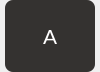
<?xml version="1.0" encoding="UTF-8"?>
<ui version="4.0">
 <class>Form</class>
 <widget class="QWidget" name="Form">
  <property name="geometry">
   <rect>
    <x>0</x>
    <y>0</y>
    <width>100</width>
    <height>72</height>
   </rect>
  </property>
  <property name="minimumSize">
   <size>
    <width>55</width>
    <height>68</height>
   </size>
  </property>
  <property name="windowTitle">
   <string>Form</string>
  </property>
  <layout class="QHBoxLayout" name="horizontalLayout">
   <property name="spacing">
    <number>0</number>
   </property>
   <property name="leftMargin">
    <number>0</number>
   </property>
   <property name="topMargin">
    <number>0</number>
   </property>
   <property name="rightMargin">
    <number>0</number>
   </property>
   <property name="bottomMargin">
    <number>0</number>
   </property>
   <item>
    <widget class="QFrame" name="frame">
     <property name="sizePolicy">
      <sizepolicy hsizetype="Preferred" vsizetype="Preferred">
       <horstretch>1</horstretch>
       <verstretch>0</verstretch>
      </sizepolicy>
     </property>
     <property name="styleSheet">
      <string notr="true">background-color: transparent;;</string>
     </property>
     <property name="frameShape">
      <enum>QFrame::StyledPanel</enum>
     </property>
     <property name="frameShadow">
      <enum>QFrame::Raised</enum>
     </property>
    </widget>
   </item>
   <item>
    <widget class="QPushButton" name="button">
     <property name="sizePolicy">
      <sizepolicy hsizetype="Preferred" vsizetype="Preferred">
       <horstretch>20</horstretch>
       <verstretch>0</verstretch>
      </sizepolicy>
     </property>
     <property name="font">
      <font>
       <pointsize>16</pointsize>
      </font>
     </property>
     <property name="styleSheet">
      <string notr="true">QPushButton {
	background-color: rgb(52, 50, 48);
	border-style: solid;
	border-color: rgb(66, 205, 82);
	color: rgb(161, 161, 161);
	border-width: 0px;
	border-radius: 8px;
	color: white;
}

QPushButton:hover {
	border-width: 2px;
	color: rgb(66, 205, 82);
}

QPushButton:pressed {
	background-color: rgb(66, 205, 82);
	color: white;
	border-width: 0px;
}

QPushButton:disabled {
	background-color: transparent;
	color: white;
	border-width: 2px;
	border-color: rgb(66, 205, 82);
}</string>
     </property>
     <property name="text">
      <string>A</string>
     </property>
    </widget>
   </item>
   <item>
    <widget class="QFrame" name="frame_2">
     <property name="sizePolicy">
      <sizepolicy hsizetype="Preferred" vsizetype="Preferred">
       <horstretch>1</horstretch>
       <verstretch>0</verstretch>
      </sizepolicy>
     </property>
     <property name="styleSheet">
      <string notr="true">background-color: transparent;;</string>
     </property>
     <property name="frameShape">
      <enum>QFrame::StyledPanel</enum>
     </property>
     <property name="frameShadow">
      <enum>QFrame::Raised</enum>
     </property>
    </widget>
   </item>
  </layout>
 </widget>
 <resources/>
 <connections/>
</ui>
